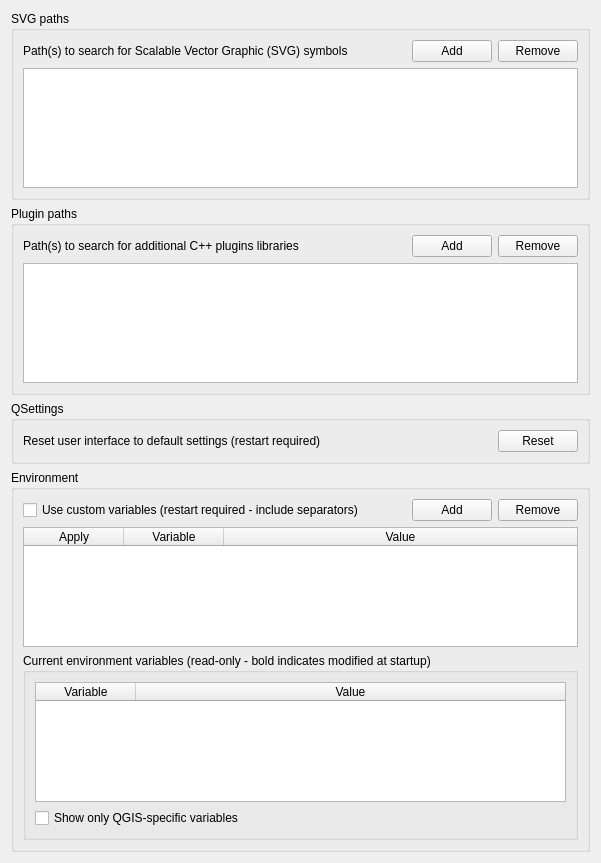
             <widget class="QWidget" name="mOptionsScrollAreaContents_03">
              <property name="geometry">
               <rect>
                <x>0</x>
                <y>0</y>
                <width>601</width>
                <height>820</height>
               </rect>
              </property>
              <layout class="QVBoxLayout" name="verticalLayout_22">
               <item>
                <widget class="QgsCollapsibleGroupBox" name="groupBox_2">
                 <property name="title">
                  <string>SVG paths</string>
                 </property>
                 <layout class="QGridLayout" name="_6">
                  <item row="0" column="0">
                   <widget class="QLabel" name="mSVGLabel">
                    <property name="text">
                     <string>Path(s) to search for Scalable Vector Graphic (SVG) symbols</string>
                    </property>
                   </widget>
                  </item>
                  <item row="0" column="1">
                   <spacer>
                    <property name="orientation">
                     <enum>Qt::Horizontal</enum>
                    </property>
                    <property name="sizeHint" stdset="0">
                     <size>
                      <width>31</width>
                      <height>20</height>
                     </size>
                    </property>
                   </spacer>
                  </item>
                  <item row="0" column="2">
                   <widget class="QPushButton" name="mBtnAddSVGPath">
                    <property name="text">
                     <string>Add</string>
                    </property>
                   </widget>
                  </item>
                  <item row="0" column="3">
                   <widget class="QPushButton" name="mBtnRemoveSVGPath">
                    <property name="text">
                     <string>Remove</string>
                    </property>
                   </widget>
                  </item>
                  <item row="1" column="0" colspan="4">
                   <widget class="QListWidget" name="mListSVGPaths">
                    <property name="minimumSize">
                     <size>
                      <width>0</width>
                      <height>120</height>
                     </size>
                    </property>
                   </widget>
                  </item>
                 </layout>
                </widget>
               </item>
               <item>
                <widget class="QgsCollapsibleGroupBox" name="groupBox_4">
                 <property name="title">
                  <string>Plugin paths</string>
                 </property>
                 <layout class="QGridLayout" name="_3">
                  <item row="0" column="0">
                   <widget class="QLabel" name="mSVGLabel_2">
                    <property name="text">
                     <string>Path(s) to search for additional C++ plugins libraries</string>
                    </property>
                   </widget>
                  </item>
                  <item row="0" column="1">
                   <spacer>
                    <property name="orientation">
                     <enum>Qt::Horizontal</enum>
                    </property>
                    <property name="sizeHint" stdset="0">
                     <size>
                      <width>31</width>
                      <height>20</height>
                     </size>
                    </property>
                   </spacer>
                  </item>
                  <item row="0" column="2">
                   <widget class="QPushButton" name="mBtnAddPluginPath">
                    <property name="text">
                     <string>Add</string>
                    </property>
                   </widget>
                  </item>
                  <item row="0" column="3">
                   <widget class="QPushButton" name="mBtnRemovePluginPath">
                    <property name="text">
                     <string>Remove</string>
                    </property>
                   </widget>
                  </item>
                  <item row="1" column="0" colspan="4">
                   <widget class="QListWidget" name="mListPluginPaths">
                    <property name="minimumSize">
                     <size>
                      <width>0</width>
                      <height>120</height>
                     </size>
                    </property>
                   </widget>
                  </item>
                 </layout>
                </widget>
               </item>
               <item>
                <widget class="QgsCollapsibleGroupBox" name="mQSettingsGrpBx">
                 <property name="title">
                  <string>QSettings</string>
                 </property>
                 <layout class="QGridLayout" name="gridLayout_13">
                  <item row="0" column="1">
                   <spacer name="horizontalSpacer_42">
                    <property name="orientation">
                     <enum>Qt::Horizontal</enum>
                    </property>
                    <property name="sizeHint" stdset="0">
                     <size>
                      <width>40</width>
                      <height>20</height>
                     </size>
                    </property>
                   </spacer>
                  </item>
                  <item row="0" column="2">
                   <widget class="QPushButton" name="mRestoreDefaultWindowStateBtn">
                    <property name="text">
                     <string>Reset</string>
                    </property>
                   </widget>
                  </item>
                  <item row="0" column="0">
                   <widget class="QLabel" name="mRestoreDefaultWindowStateLbl">
                    <property name="text">
                     <string>Reset user interface to default settings (restart required)</string>
                    </property>
                   </widget>
                  </item>
                 </layout>
                </widget>
               </item>
               <item>
                <widget class="QgsCollapsibleGroupBox" name="mEnvironmentGrpBx">
                 <property name="minimumSize">
                  <size>
                   <width>0</width>
                   <height>0</height>
                  </size>
                 </property>
                 <property name="title">
                  <string>Environment</string>
                 </property>
                 <layout class="QGridLayout" name="gridLayout_32">
                  <item row="1" column="3">
                   <widget class="QPushButton" name="mRemoveCustomVarBtn">
                    <property name="sizePolicy">
                     <sizepolicy hsizetype="Maximum" vsizetype="Fixed">
                      <horstretch>0</horstretch>
                      <verstretch>0</verstretch>
                     </sizepolicy>
                    </property>
                    <property name="text">
                     <string>Remove</string>
                    </property>
                   </widget>
                  </item>
                  <item row="1" column="2">
                   <widget class="QPushButton" name="mAddCustomVarBtn">
                    <property name="sizePolicy">
                     <sizepolicy hsizetype="Maximum" vsizetype="Fixed">
                      <horstretch>0</horstretch>
                      <verstretch>0</verstretch>
                     </sizepolicy>
                    </property>
                    <property name="text">
                     <string>Add</string>
                    </property>
                   </widget>
                  </item>
                  <item row="4" column="0" colspan="4">
                   <widget class="QgsCollapsibleGroupBox" name="mCurrentVariablesGrpBx">
                    <property name="minimumSize">
                     <size>
                      <width>0</width>
                      <height>0</height>
                     </size>
                    </property>
                    <property name="title">
                     <string>Current environment variables (read-only - bold indicates modified at startup)</string>
                    </property>
                    <property name="collapsed" stdset="0">
                     <bool>false</bool>
                    </property>
                    <property name="saveCollapsedState" stdset="0">
                     <bool>true</bool>
                    </property>
                    <layout class="QVBoxLayout" name="verticalLayout_8">
                     <item>
                      <widget class="QTableWidget" name="mCurrentVariablesTable">
                       <property name="minimumSize">
                        <size>
                         <width>0</width>
                         <height>120</height>
                        </size>
                       </property>
                       <property name="editTriggers">
                        <set>QAbstractItemView::AllEditTriggers</set>
                       </property>
                       <property name="dragEnabled">
                        <bool>true</bool>
                       </property>
                       <property name="dragDropMode">
                        <enum>QAbstractItemView::DragOnly</enum>
                       </property>
                       <property name="selectionMode">
                        <enum>QAbstractItemView::SingleSelection</enum>
                       </property>
                       <property name="sortingEnabled">
                        <bool>true</bool>
                       </property>
                       <property name="wordWrap">
                        <bool>false</bool>
                       </property>
                       <attribute name="horizontalHeaderMinimumSectionSize">
                        <number>100</number>
                       </attribute>
                       <attribute name="horizontalHeaderShowSortIndicator" stdset="0">
                        <bool>true</bool>
                       </attribute>
                       <attribute name="horizontalHeaderStretchLastSection">
                        <bool>true</bool>
                       </attribute>
                       <attribute name="verticalHeaderVisible">
                        <bool>false</bool>
                       </attribute>
                       <column>
                        <property name="text">
                         <string>Variable</string>
                        </property>
                       </column>
                       <column>
                        <property name="text">
                         <string>Value</string>
                        </property>
                       </column>
                      </widget>
                     </item>
                     <item>
                      <widget class="QCheckBox" name="mCurrentVariablesQGISChxBx">
                       <property name="text">
                        <string>Show only QGIS-specific variables</string>
                       </property>
                      </widget>
                     </item>
                    </layout>
                   </widget>
                  </item>
                  <item row="1" column="0">
                   <widget class="QCheckBox" name="mCustomVariablesChkBx">
                    <property name="text">
                     <string>Use custom variables (restart required - include separators)</string>
                    </property>
                   </widget>
                  </item>
                  <item row="1" column="1">
                   <spacer name="horizontalSpacer_14">
                    <property name="orientation">
                     <enum>Qt::Horizontal</enum>
                    </property>
                    <property name="sizeHint" stdset="0">
                     <size>
                      <width>40</width>
                      <height>20</height>
                     </size>
                    </property>
                   </spacer>
                  </item>
                  <item row="3" column="0" colspan="4">
                   <widget class="QTableWidget" name="mCustomVariablesTable">
                    <property name="minimumSize">
                     <size>
                      <width>0</width>
                      <height>120</height>
                     </size>
                    </property>
                    <property name="editTriggers">
                     <set>QAbstractItemView::AllEditTriggers</set>
                    </property>
                    <property name="selectionMode">
                     <enum>QAbstractItemView::SingleSelection</enum>
                    </property>
                    <property name="sortingEnabled">
                     <bool>true</bool>
                    </property>
                    <property name="wordWrap">
                     <bool>false</bool>
                    </property>
                    <property name="cornerButtonEnabled">
                     <bool>false</bool>
                    </property>
                    <attribute name="horizontalHeaderMinimumSectionSize">
                     <number>4</number>
                    </attribute>
                    <attribute name="horizontalHeaderShowSortIndicator" stdset="0">
                     <bool>true</bool>
                    </attribute>
                    <attribute name="horizontalHeaderStretchLastSection">
                     <bool>true</bool>
                    </attribute>
                    <attribute name="verticalHeaderVisible">
                     <bool>false</bool>
                    </attribute>
                    <column>
                     <property name="text">
                      <string>Apply</string>
                     </property>
                    </column>
                    <column>
                     <property name="text">
                      <string>Variable</string>
                     </property>
                    </column>
                    <column>
                     <property name="text">
                      <string>Value</string>
                     </property>
                    </column>
                   </widget>
                  </item>
                 </layout>
                </widget>
               </item>
               <item>
                <spacer name="verticalSpacer_11">
                 <property name="orientation">
                  <enum>Qt::Vertical</enum>
                 </property>
                 <property name="sizeHint" stdset="0">
                  <size>
                   <width>20</width>
                   <height>40</height>
                  </size>
                 </property>
                </spacer>
               </item>
              </layout>
             </widget>
